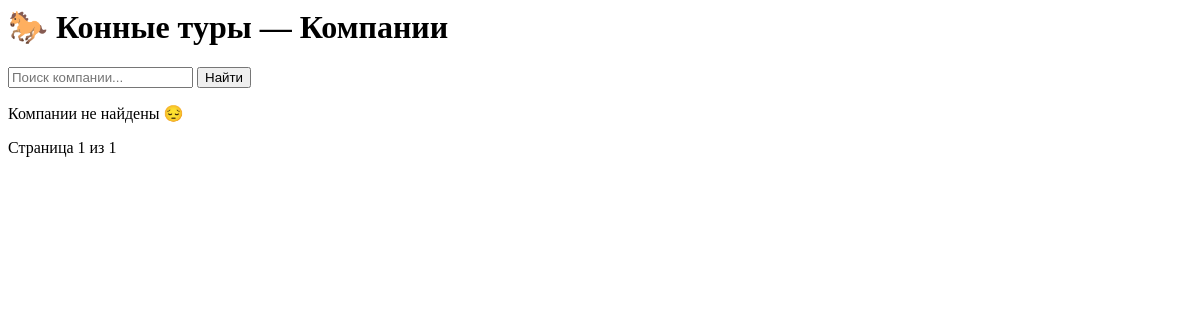
/companies/, run on an earlier commit of the app's database.
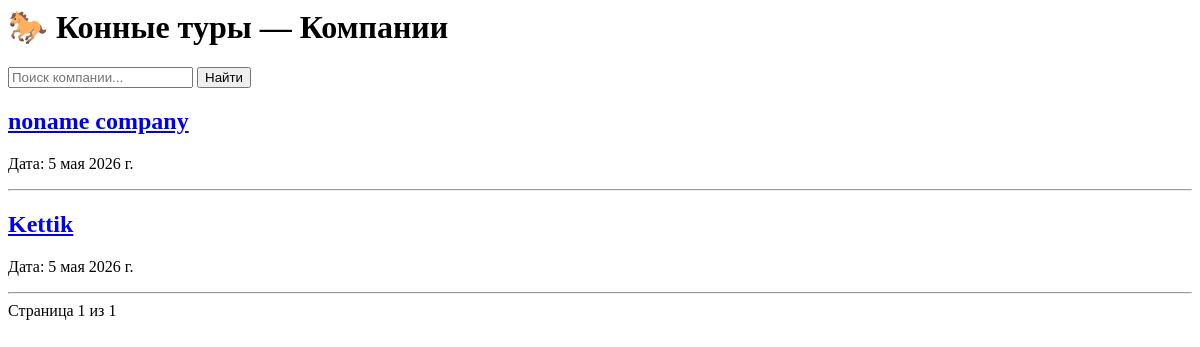
And on a later commit of the database.
### horse_tour/models.py (models this page shows, shortened)
class Company(models.Model):
    company_name = models.CharField(max_length=50)
    company_service = models.ManyToManyField(CompanyService, blank=True, related_name='companies')
    created_at = models.DateField(auto_now_add=True)

### horse_tour/views.py (the view)
# urls.py: path('companies/', views.company_list_view, name='company_list'),
def company_list_view(request):
    query = request.GET.get('s', '')
    companies = models.Company.objects.all().order_by('-id')
    if query:
        companies = companies.filter(company_name__icontains=query)
    paginator = Paginator(companies, 3)
    page = request.GET.get('page')
    page_obj = paginator.get_page(page)
    return render(request, 'company_list.html', {
        'companies': page_obj,
        'query': query,
    })

### templates/company_list.html (shortened to what this page needs)
<h1>🐎 Конные туры — Компании</h1>
<form method="GET">
    <input type="text" name="s" value="{{ query }}" placeholder="Поиск компании...">
    <button type="submit">Найти</button>
</form>
{% for company in companies %}
    <div>
        <a href="{% url 'company_detail' company.id %}">
            <h2>{{ company.company_name }}</h2>
        </a>
        <p>Дата: {{ company.created_at }}</p>
    </div>
    <hr>
{% empty %}
    <p>Компании не найдены 😔</p>
{% endfor %}
<div>
    Страница {{ companies.number }} из {{ companies.paginator.num_pages }}
</div>

What changed in the data, as far as the page shows it:
added Company: company_name "noname company", created_at "5 мая 2026 г."
added Company: company_name "Kettik", created_at "5 мая 2026 г."
Also different on the page:
text no longer shown: "Компании не найдены 😔"
